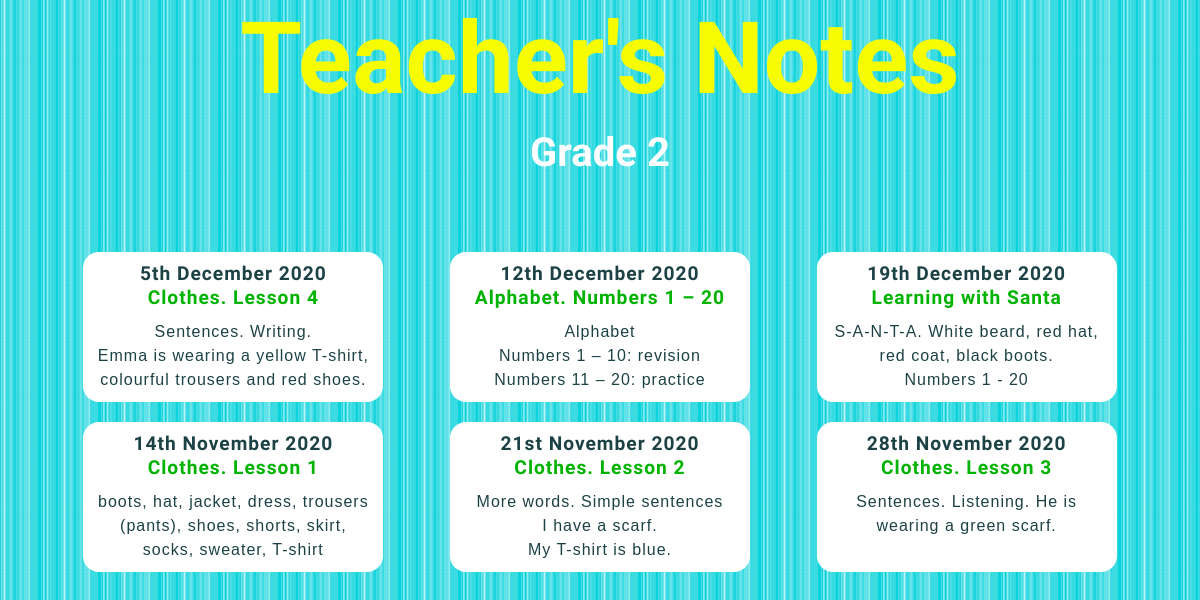
Page /blog/grade2/ on the earlier database version.
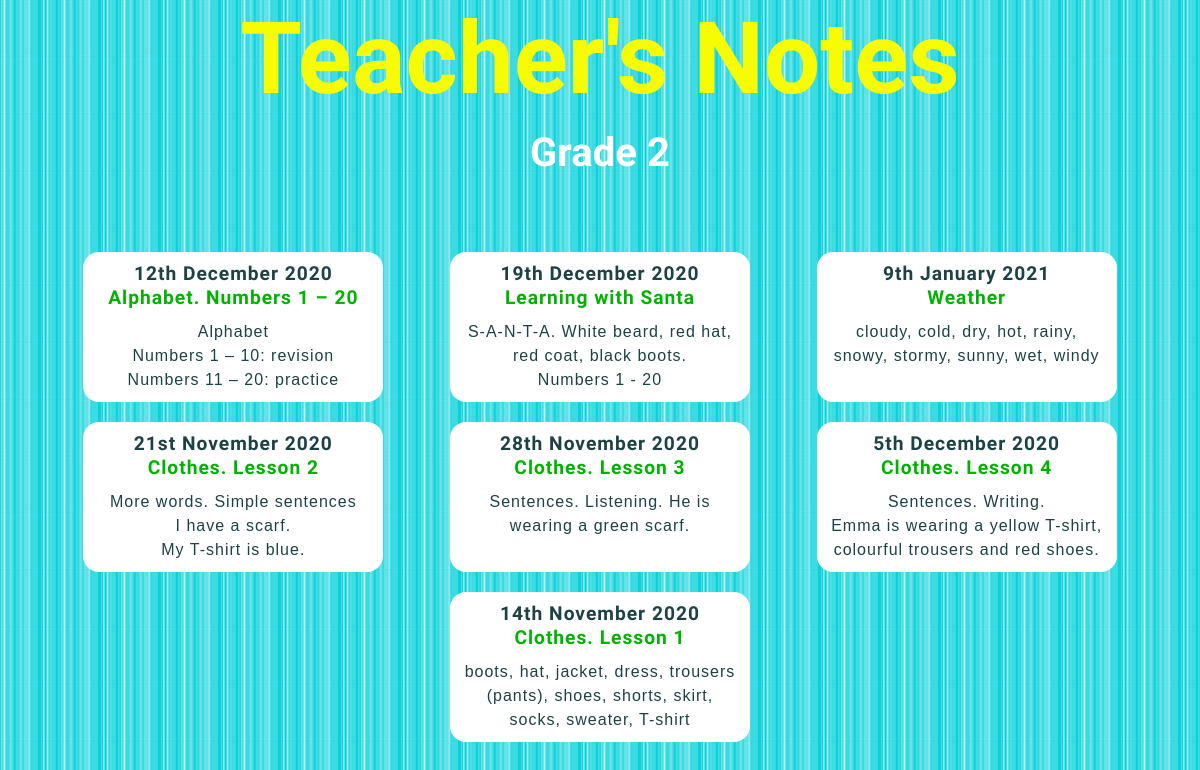
Same page on the later database version.
### blog/models.py (models this page shows, shortened)
class Grade2blogpost(models.Model):
    grade = models.CharField(max_length=10, default='Grade 2')
    date = models.DateField()
    title = models.TextField(max_length=200)
    intro = models.TextField(max_length=400, default='intro')
    description = models.TextField()
    image = models.ImageField(upload_to='blog/images/', default='blog/images/soon.png')
    file = models.FileField(upload_to='blog/downloads/', blank='True')
    credits = models.TextField(blank='True')

### blog/views.py (the view)
# urls.py: path('grade2/', views.view_all_grade2, name='url_all_grade2'),
def view_all_grade2(request):
    blogposts = Grade2blogpost.objects.order_by('-date')
    return render(request, 'blog/onegrade_2.html', {'blogposts': blogposts})

### blog/templates/blog/onegrade_2.html (shortened to what this page needs)
<!DOCTYPE html>
{% load static %}
<html lang="en">
<head>
    <link href="{% static 'blog/all_posts.css' %}" type="text/css" rel="stylesheet"/>
    <link href="{% static 'blog/queries.css' %}" type="text/css" rel="stylesheet"/>
</head>
<body>
<header>
    <h1>Teacher's Notes</h1>
    <h2>Grade 2</h2>
</header>
<section>
    <h3></h3>
    <div class="flex-container">
        {% for blogpost in blogposts %}
            <a class="button" href="{% url 'blog:url_one_grade2' blogpost.id %}">
                <h4>{{ blogpost.date|date:'jS F Y' }}</h4>
                <h5>{{ blogpost.title }}</h5>
                <p>{{ blogpost.intro|safe|truncatewords:20 }}</p></a>
        {% endfor %}
    </div>
</section>
</body>
</html>

Differences in the rows shown:
added Grade2blogpost: date "9th January 2021", title "Weather", intro "cloudy, cold, dry, hot, rainy, snowy, stormy, sunny, wet, windy"
